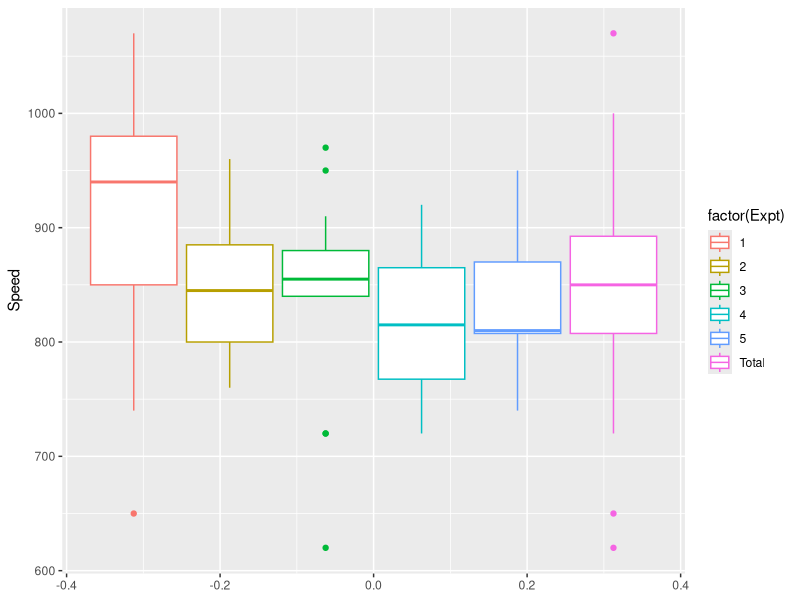

Write the R code that produced this figure.
## ---- chunk 1
knitr::opts_chunk$set(echo = TRUE)
library(tidyverse)
library(ggplot2)
library(magrittr)

morley.dat <- read.table("morley.dat", header=TRUE)
humandNames <- read.csv("humans-names.csv")
## ---- chunk 2
morley.dat %>%
  mutate(Expt = "Total") %>%
  rbind(morley.dat) %>%
  ggplot(aes(y = Speed, group = Expt, color = factor(Expt))) + 
  geom_boxplot()
## ---- chunk 3

## ---- chunk 4

## ---- chunk 5

## ---- chunk 6

